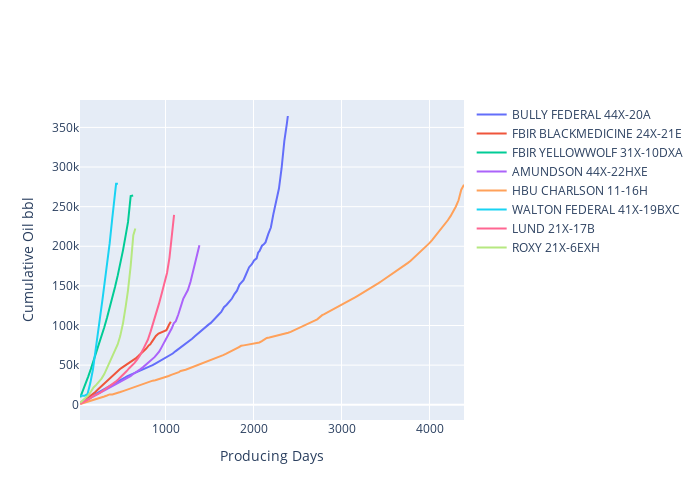

The notebook cell this image was saved under:
### Markdown cell above
## Simple Production Plot

### Code cell
df9 = df_header[df_header['Current_Operator'].str.contains('XTO')].sample(8)
df_prod = df_production.copy()
# ---------------------------------------------------------
STREAM_PLOT(dataframe = df9, 
            production_dataframe = df_prod, 
            material = 'Oil', 
            cumulative = 1, 
            line_width = 2,
            width = 700, height = 500 )
